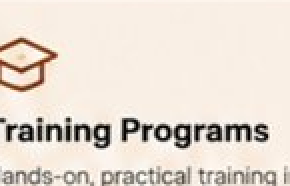
#> input picture scratch/crops/almond_raw.png, 145 x 93 px, found by its file name (shown 2 times larger); its folder holds 4 pictures in this run
$ python upscale_photos.py
#> lines starting #> are read from the running program, lines starting #| are printed output that depends on the picture
from PIL import Image, ImageEnhance, ImageFilter
import os

crops = ['almond', 'cashew', 'raisins', 'coffee', 'seeds', 'advanced']
os.makedirs("public/images/upscaled", exist_ok=True)

for name in crops:
    raw_path = f"scratch/crops/{name}_raw.png"
    if not os.path.exists(raw_path):
        continue
    img = Image.open(raw_path)
#> img is the input picture: PIL image 145x93 RGB; mean R, G, B 230.1, 220, 209.8

    # 4x upscale using high-quality Lanczos filter
    target_w = img.width * 4
#> target_w = 580
    target_h = img.height * 4
#> target_h = 372
    upscaled = img.resize((target_w, target_h), Image.Resampling.LANCZOS)
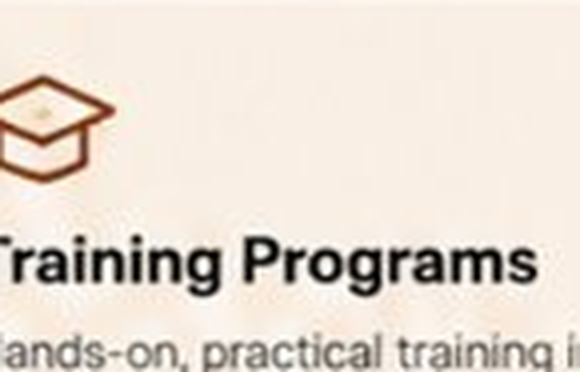
#> upscaled: PIL image 580x372 RGB; mean R, G, B 230.1, 220, 209.8

    # Enhance sharpness and contrast slightly to remove blur
    enhancer = ImageEnhance.Sharpness(upscaled)
    sharpened = enhancer.enhance(1.4)

    # Apply subtle unsharp mask
    unsharp = sharpened.filter(ImageFilter.UnsharpMask(radius=2, percent=130, threshold=3))
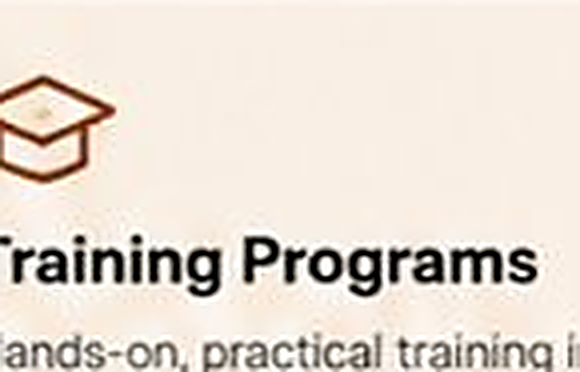
#> unsharp: PIL image 580x372 RGB; mean R, G, B 229.7, 220, 210

    # Save to public/images/upscaled/
    out_path = f"public/images/upscaled/sig-photo-{name}.png"
    unsharp.save(out_path, quality=95)
    print(f"Saved {out_path} ({unsharp.size})")
#| Saved public/images/upscaled/sig-photo-almond.png ((580, 372))
